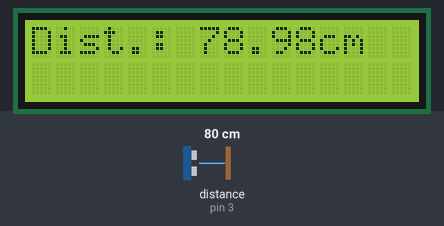
This sketch was run on a simulated Arduino Uno, built with avr-gcc and run on an emulated ATmega328P. Shown: 16×2 character LCD. Wiring (inferred from the names in the program): ultrasonic range finder: trigger pin 2; echo pin 3. The test bench sets the inputs (shaded band); at power-on: distance to the obstacle (sensor on pin 3) 80 cm. The echo pulse lasts 58.3 µs per cm.

Above: at 2.7 s.
2.8 s: distance to the obstacle (sensor on pin 3) set to 2 cm
At 5.1 s:
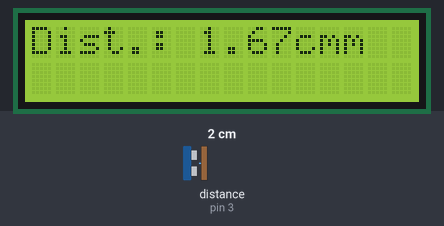
5.6 s: distance to the obstacle (sensor on pin 3) set to 9 cm
At 7.0 s:
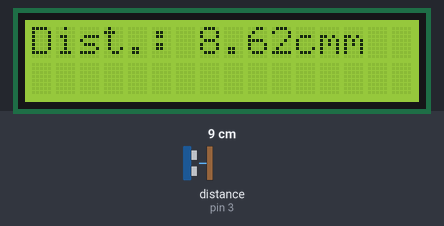
7.7 s: distance to the obstacle (sensor on pin 3) set to 120 cm
At 8.1 s:
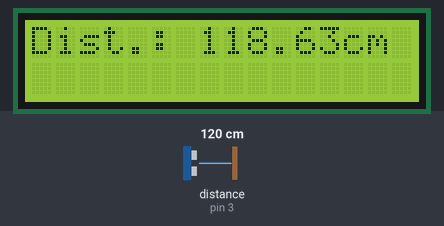
9.2 s: distance to the obstacle (sensor on pin 3) set to 4 cm
At 10.8 s:
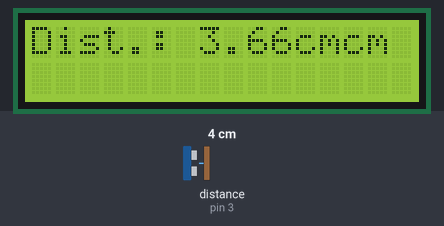
Timing chart, 0 to 12.3 s (numbered marks = the images above; inputs shaded):
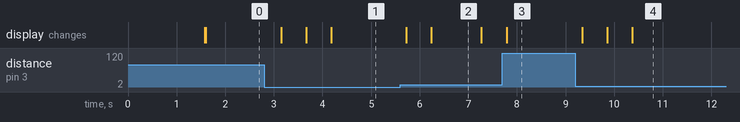

Measured:
- after the input at 2.8 s, the display: changes after 0.35 s (image 1)
- after the input at 5.6 s, the display: first changes after 0.12 s (image 2 shows a later state)
- after the input at 7.7 s, the display: changes after 0.09 s (image 3)
- after the input at 9.2 s, the display: changes after 0.14 s (image 4)
- what the display in image 2 shows lasts 1.1 s, from 6.2 s to 7.3 s

The sketch:

MCPIL72.ino
```cpp
// An ultrasonic sensor (HC-SR04) measures the distance of a moving body,
// and the calculated distance in centimeters is displayed on the LCD screen.
#include <LiquidCrystal_I2C.h>

// Initialize LCD (address 0x27, 16x2)
LiquidCrystal_I2C lcd(0x27, 16, 2);

const int trigPin = 2;
const int echoPin = 3;
long duration;
float distance;

void setup()
{
    lcd.init();
    lcd.backlight();

    pinMode(trigPin, OUTPUT);
    pinMode(echoPin, INPUT);

    lcd.setCursor(0, 0);
    lcd.print("Distance Meter");
    delay(1500);
    lcd.clear();
}

void loop()
{
    // Send 10µs trigger pulse
    digitalWrite(trigPin, LOW);
    delayMicroseconds(2);
    digitalWrite(trigPin, HIGH);
    delayMicroseconds(10);
    digitalWrite(trigPin, LOW);

    // Read echo time
    duration = pulseIn(echoPin, HIGH);

    // Calculate distance in cm
    distance = duration * 0.034 / 2;

    // Display on LCD
    lcd.setCursor(0, 0);
    lcd.print("Dist.:");
    lcd.setCursor(7, 0);
    lcd.print(distance);
    lcd.print("cm");

    delay(500);
}
```
